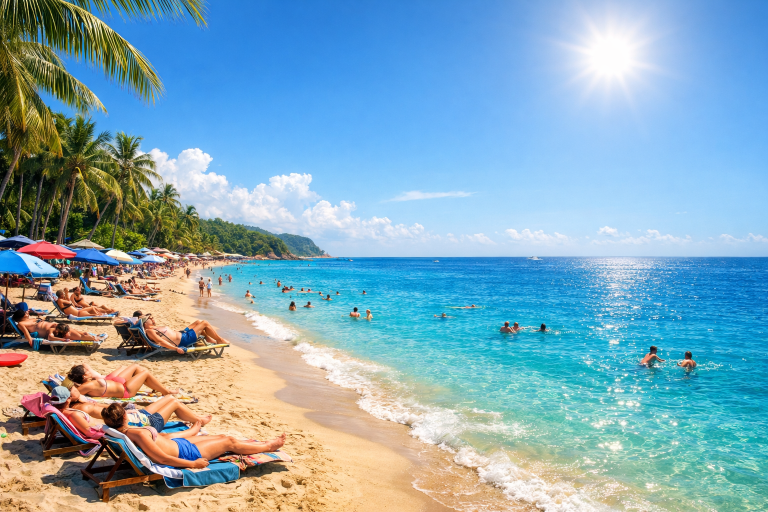
#> input picture PZK_GAME/game/images/beach-1.png, 1536 x 1024 px (shown at 1/2 size)
$ python -i artlib.py   (imports and definitions only)
#> lines starting #> are read from the running program, lines starting #| are printed output that depends on the picture
"""Shared helpers for procedural art generation (PIL + numpy + scipy)."""
import os
import math
import numpy as np
from PIL import Image, ImageDraw, ImageFilter
from scipy import ndimage

HERE = os.path.dirname(os.path.abspath(__file__))
GAME = os.path.normpath(os.path.join(HERE, '..', '..', 'game'))
IMG = os.path.join(GAME, 'images')
BG = os.path.join(IMG, 'bg')
CG = os.path.join(IMG, 'cg')
SP = os.path.join(IMG, 'sprites')
FX = os.path.join(SP, 'fx')
# [2 lines not run here, left out]

W, H = 1920, 1080


# ---------------------------------------------------------------- basic io
# [5 lines left out: function load, not called in this run]


def to_f(im):
    return np.asarray(im.convert('RGB'), dtype=np.float32) / 255.0


def to_im(a):
    return Image.fromarray((np.clip(a, 0, 1) * 255 + 0.5).astype(np.uint8))


# [11 lines left out: function cover, not called in this run]


# ---------------------------------------------------------------- math
def smooth(e0, e1, x):
    t = np.clip((x - e0) / (e1 - e0 + 1e-9), 0, 1)
    return t * t * (3 - 2 * t)


def grid(h=H, w=W):
    y, x = np.mgrid[0:h, 0:w].astype(np.float32)
    return x, y


# [41 lines left out: functions gradient, vgrad, fbm, not called in this run]


def blur(a, r):
    if r <= 0:
        return a
    if a.ndim == 3:
        return np.stack([ndimage.gaussian_filter(a[..., c], r) for c in range(a.shape[2])], -1)
    return ndimage.gaussian_filter(a, r)


# [33 lines left out: functions lerp, over, add, screen, radial, not called in this run]


def lum(a):
    return a[..., 0] * 0.299 + a[..., 1] * 0.587 + a[..., 2] * 0.114


def saturate(a, s):
    l = lum(a)[..., None]
    return l + (a - l) * s


# ---------------------------------------------------------------- masks
class Mask:
    """Draw anti-aliased shapes at SS x supersampling, get float mask."""

    # [4 lines left out: function __init__, not called in this run]

    def _p(self, pts):
        s = self.ss
        return [(x * s, y * s) for x, y in pts]

    def poly(self, pts, v=255):
        self.d.polygon(self._p(pts), fill=v)
        return self

    # [5 lines left out: function ellipse, not called in this run]

    def circle(self, cx, cy, r, v=255):
        return self.ellipse((cx - r, cy - r, cx + r, cy + r), v)

    # [146 lines left out: functions rect, line, tapered, get, bezier, sky_clouds and 3 more, not called in this run]


def bloom(img, thresh=0.7, radius=25, strength=0.6):
    l = lum(img)
    m = smooth(thresh, 1.0, l)[..., None] * img
    b = blur(m, radius)
    return 1 - (1 - img) * (1 - np.clip(b * strength, 0, 1))


# [141 lines left out: functions stars, sun_flare, sparkle_field, star4, grade, save_rgb and 3 more, not called in this run]

>>> import cv2
>>> picture = cv2.imread('../../game/images/beach-1.png', cv2.IMREAD_GRAYSCALE)
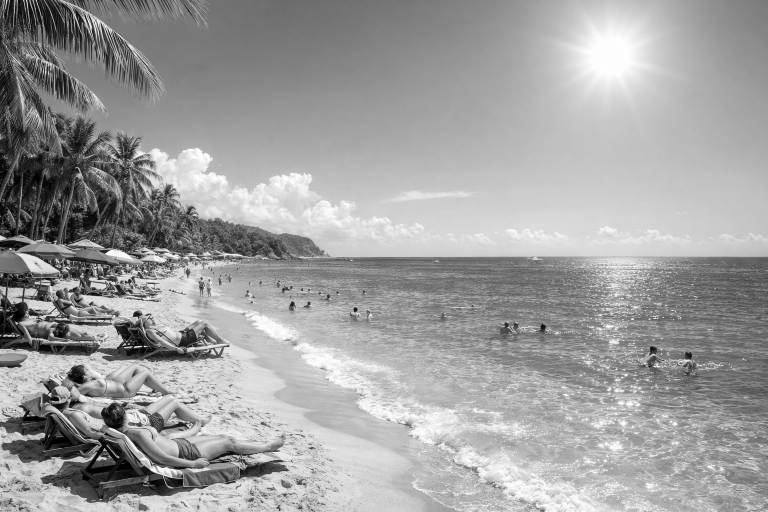
#> picture: shape (1024, 1536) (shown at 1/2 size); min 0, max 254, mean 158.8
>>> result = bloom(picture)
#> in bloom, `l = lum(img)`: l = 1024 values, max 230.8 at index 479, min 1.41 at index 641, mean 97.74
#> in smooth, `t = np.clip((x - e0) / (e1 - e0 + 1e-9), 0, 1)`: t = 1024 values from 1 to 1
#> in blur, `return ndimage.gaussian_filter(a, r)`:
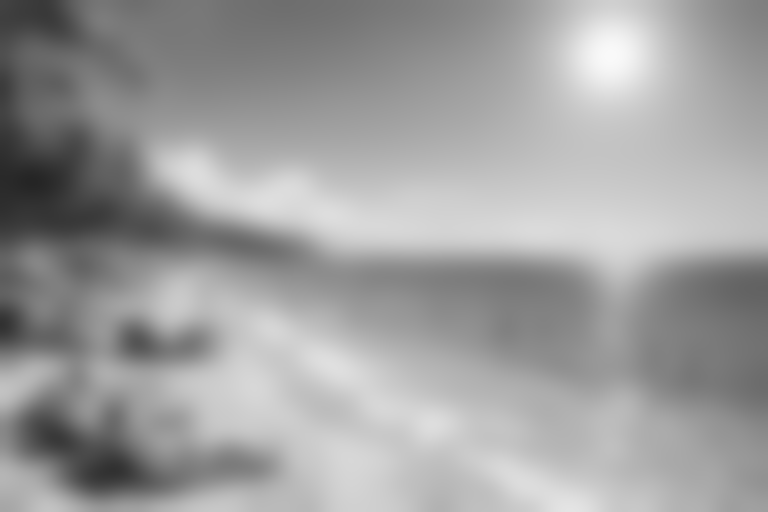
#> returned value: shape (1024, 1536) float64 (shown at 1/2 size); min 37.2, max 249.8, mean 158.8
#> in bloom, `return 1 - (1 - img) * (1 - np.clip(b * strength, 0, 1))`: returned value: shape (1024, 1536) float64; every value is 1
